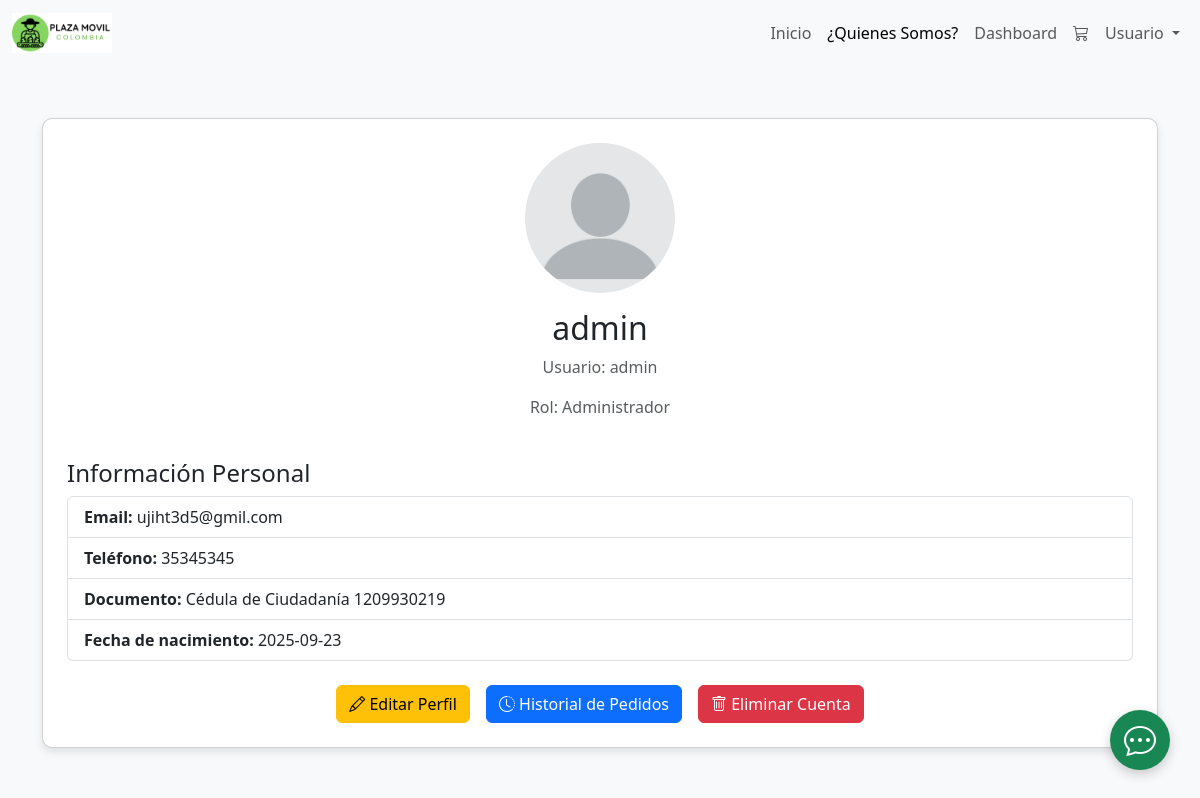
Screenshot of /view/Pruevas.php (signed in) with the database file from the repository.
### tables this page shows
CREATE TABLE `usuarios` (
  `id_usuario` int(11) NOT NULL,
  `nombre_completo` varchar(50) DEFAULT NULL,
  `email` varchar(50) DEFAULT NULL,
  `telefono` varchar(20) DEFAULT NULL,
  `id_rol` int(2) DEFAULT NULL,
  `numero_documento` varchar(50) DEFAULT NULL,
  `username` varchar(50) DEFAULT NULL,
  `password` varchar(255) DEFAULT NULL,
  `tipo_documento` varchar(50) DEFAULT NULL,
  `fecha_nacimiento` varchar(50) DEFAULT NULL,
  `Foto` varchar(250) DEFAULT NULL
);

CREATE TABLE `rol` (
  `id_rol` int(2) NOT NULL,
  `nombre` varchar(50) DEFAULT NULL
);

### view/Pruevas.php (the view, shortened to what this page needs)
<?php
require_once '../config/conexion.php';
$user_id_usuario = $_SESSION['user_id_usuario'];
$stmt = $pdo->prepare("
    SELECT u.*, r.nombre, a.id_agricultor, a.certificaciones, a.fotos,
           a.metodo_entrega, a.metodos_de_pago, z.zona AS nombre_zona
    FROM usuarios u
    LEFT JOIN rol r ON u.id_rol = r.id_rol
    LEFT JOIN agricultor a ON u.id_usuario = a.id_usuario
    LEFT JOIN zona z ON a.id_zona = z.id_zona
    WHERE u.id_usuario  = ?
");
$stmt->execute([$user_id_usuario]);
$user = $stmt->fetch(PDO::FETCH_ASSOC);
?>
<!DOCTYPE html>
<html lang="es">
<head>
    <link href="https://cdn.jsdelivr.net/npm/bootstrap@5.3.7/dist/css/bootstrap.min.css" rel="stylesheet">
    <link rel="stylesheet" href="https://cdn.jsdelivr.net/npm/bootstrap-icons@1.11.3/font/bootstrap-icons.min.css">
</head>
<body>
    <?php include '../navbar.php'; ?>
    <div style="height:70px"></div>
    <div class="container mt-5">
        <div class="card p-4">
            <div class="text-center">
                <img src="<?php echo !empty($user['Foto']) ? '../img/' . htmlspecialchars($user['Foto']) : '../img/default_profile.png'; ?>"
                    alt="Foto de perfil" class="profile-img mb-3">
                <h2><?php echo htmlspecialchars($user['nombre_completo']); ?></h2>
                <p class="text-muted">Usuario: <?php echo htmlspecialchars($user['username']); ?></p>
                <p class="text-muted">Rol: <?php echo htmlspecialchars($user['nombre']); ?></p>
            </div>
            <div class="mt-4">
                <h4>Información Personal</h4>
                <ul class="list-group">
                    <li class="list-group-item"><strong>Email:</strong> <?php echo htmlspecialchars($user['email']); ?></li>
                    <li class="list-group-item"><strong>Teléfono:</strong> <?php echo htmlspecialchars($user['telefono'] ?? 'No disponible'); ?></li>
                    <li class="list-group-item"><strong>Documento:</strong> <?php echo htmlspecialchars($user['tipo_documento']." ".$user['numero_documento']); ?></li>
                    <li class="list-group-item"><strong>Fecha de nacimiento:</strong> <?php echo htmlspecialchars($user['fecha_nacimiento'] ?? 'No disponible'); ?></li>
                </ul>
            </div>
            <div class="mt-4 text-center d-flex justify-content-center gap-3">
                <button class="btn btn-warning" data-bs-toggle="modal" data-bs-target="#modalEditarPerfil">
                    <i class="bi bi-pencil"></i> Editar Perfil
                </button>
                <a href="historial_pedidos.php" class="btn btn-primary">
                    <i class="bi bi-clock-history"></i> Historial de Pedidos
                </a>
                <button class="btn btn-danger" data-bs-toggle="modal" data-bs-target="#modalEliminarCuenta">
                    <i class="bi bi-trash"></i> Eliminar Cuenta
                </button>
            </div>
        </div>
    </div>
</body>
</html>

### view/Pruevas.php (style rules this page uses)
body { background-color: #f8f9fa; }
.card { box-shadow: 0 4px 8px rgba(0, 0, 0, 0.1); border-radius: 10px; }
.profile-img { width: 150px; height: 150px; border-radius: 50%; object-fit: cover; }

### rows the page displays
usuarios: nombre_completo "admin", username "admin", id_rol.nombre "Administrador", email "ujiht3d5@gmil.com", telefono "35345345", tipo_documento+numero_documento "Cédula de Ciudadanía 1209930219", fecha_nacimiento "2025-09-23"
